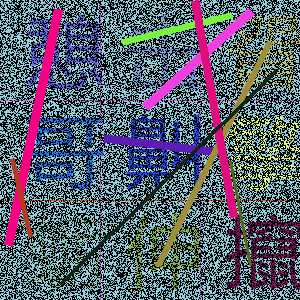
#> input picture Practice/猿人学/8.practice8/image/README/test.png, 300 x 300 px
$ python test.py
#> lines starting #> are read from the running program, lines starting #| are printed output that depends on the picture
import cv2 as cv


img = cv.imread("./test.png",0)
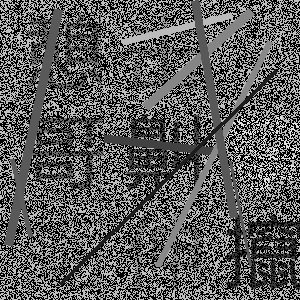
#> img: shape (300, 300); min 0, max 225, mean 90.9

cv.imshow("haha", img)
k = cv.waitKey(0)
#> (key Esc is pressed here)
